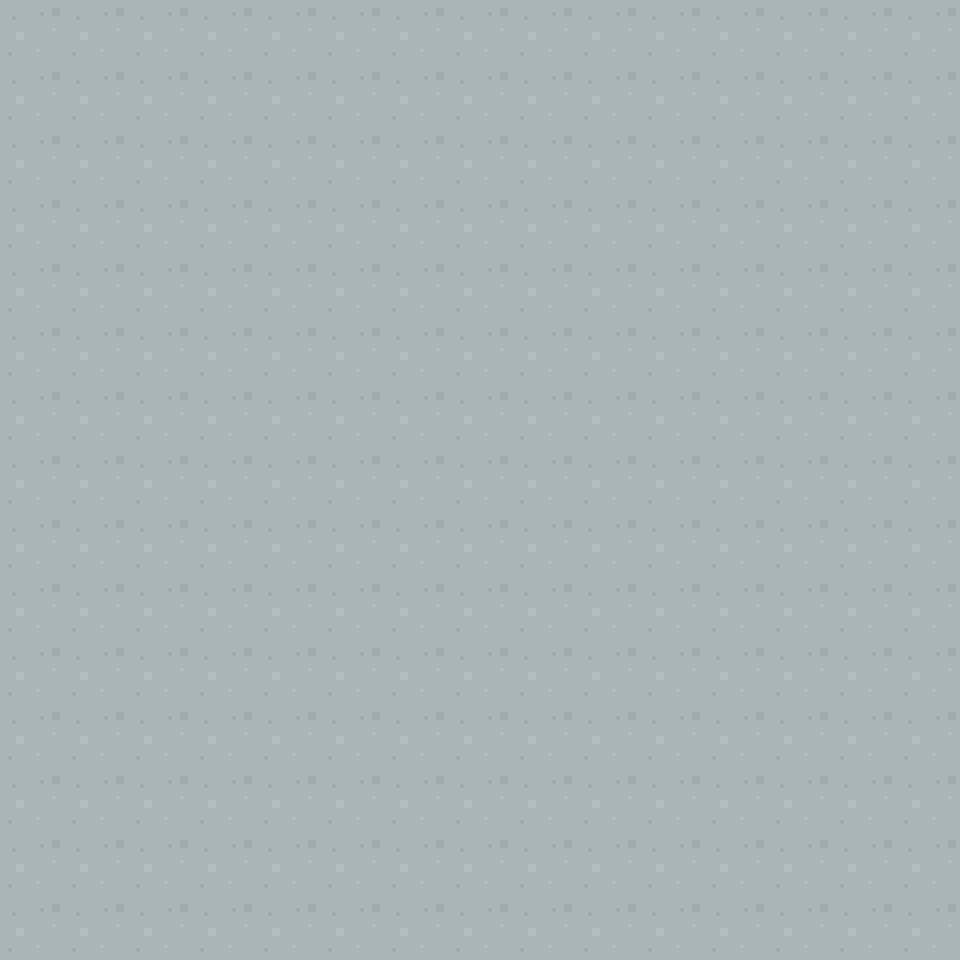

This game map was drawn from its Tiled (.tmx) file and the tilesets committed beside it. A one-line description and the full map source follow:
An orthogonal 15x15 tile map with 64x64 px tiles, 1 tile layer (Tile Layer 1).

<map version="1.5" tiledversion="1.5.0" orientation="orthogonal" renderorder="right-down" width="15" height="15" tilewidth="64" tileheight="64" infinite="0" nextlayerid="3" nextobjectid="3">
 <tileset firstgid="1" source="../64TilesheetDungeon.tsx" />
 <layer id="1" name="Tile Layer 1" width="15" height="15">
  <data encoding="csv">
68,68,68,68,68,68,68,68,68,68,68,68,68,68,68,
68,68,68,68,68,68,68,68,68,68,68,68,68,68,68,
68,68,68,68,68,68,68,68,68,68,68,68,68,68,68,
68,68,68,68,68,68,68,68,68,68,68,68,68,68,68,
68,68,68,68,68,68,68,68,68,68,68,68,68,68,68,
68,68,68,68,68,68,68,68,68,68,68,68,68,68,68,
68,68,68,68,68,68,68,68,68,68,68,68,68,68,68,
68,68,68,68,68,68,68,68,68,68,68,68,68,68,68,
68,68,68,68,68,68,68,68,68,68,68,68,68,68,68,
68,68,68,68,68,68,68,68,68,68,68,68,68,68,68,
68,68,68,68,68,68,68,68,68,68,68,68,68,68,68,
68,68,68,68,68,68,68,68,68,68,68,68,68,68,68,
68,68,68,68,68,68,68,68,68,68,68,68,68,68,68,
68,68,68,68,68,68,68,68,68,68,68,68,68,68,68,
68,68,68,68,68,68,68,68,68,68,68,68,68,68,68
</data>
 </layer>
 <objectgroup id="2" name="Object Layer 1" />
</map>
